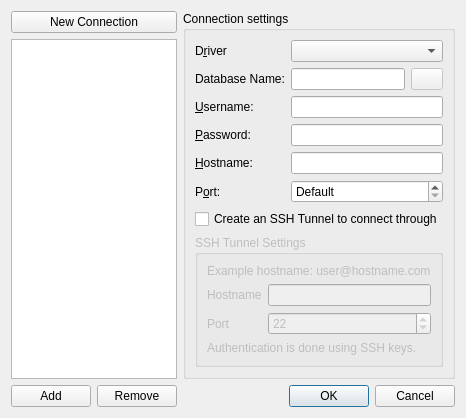
<?xml version="1.0" encoding="UTF-8"?>
<ui version="4.0">
 <class>OpenConnectionDialog</class>
 <widget class="QDialog" name="OpenConnectionDialog">
  <property name="geometry">
   <rect>
    <x>0</x>
    <y>0</y>
    <width>453</width>
    <height>282</height>
   </rect>
  </property>
  <property name="sizePolicy">
   <sizepolicy hsizetype="Preferred" vsizetype="Preferred">
    <horstretch>0</horstretch>
    <verstretch>0</verstretch>
   </sizepolicy>
  </property>
  <property name="windowTitle">
   <string>Connect to Database</string>
  </property>
  <layout class="QGridLayout" name="gridLayout_2">
   <item row="0" column="0" colspan="2">
    <widget class="QPushButton" name="newConnectionButton">
     <property name="text">
      <string>New Connection</string>
     </property>
     <property name="icon">
      <iconset theme="document-new">
       <normaloff/>
      </iconset>
     </property>
    </widget>
   </item>
   <item row="0" column="2" rowspan="2">
    <widget class="QGroupBox" name="connGroupBox">
     <property name="title">
      <string>Connection settings</string>
     </property>
     <layout class="QGridLayout" name="gridLayout_3">
      <item row="0" column="0">
       <widget class="QLabel" name="textLabel2">
        <property name="text">
         <string>D&amp;river</string>
        </property>
        <property name="buddy">
         <cstring>driverCombo</cstring>
        </property>
       </widget>
      </item>
      <item row="0" column="1">
       <widget class="QComboBox" name="driverCombo"/>
      </item>
      <item row="1" column="0">
       <widget class="QLabel" name="textLabel3">
        <property name="text">
         <string>Database Name:</string>
        </property>
        <property name="buddy">
         <cstring>databaseEdit</cstring>
        </property>
       </widget>
      </item>
      <item row="1" column="1">
       <layout class="QHBoxLayout" name="horizontalLayout">
        <item>
         <widget class="QLineEdit" name="databaseEdit"/>
        </item>
        <item>
         <widget class="QPushButton" name="fileButton">
          <property name="enabled">
           <bool>false</bool>
          </property>
          <property name="maximumSize">
           <size>
            <width>32</width>
            <height>16777215</height>
           </size>
          </property>
          <property name="text">
           <string/>
          </property>
          <property name="icon">
           <iconset theme="folder">
            <normaloff/>
           </iconset>
          </property>
         </widget>
        </item>
       </layout>
      </item>
      <item row="2" column="0">
       <widget class="QLabel" name="textLabel4">
        <property name="text">
         <string>&amp;Username:</string>
        </property>
        <property name="buddy">
         <cstring>usernameEdit</cstring>
        </property>
       </widget>
      </item>
      <item row="2" column="1">
       <widget class="QLineEdit" name="usernameEdit"/>
      </item>
      <item row="3" column="0">
       <widget class="QLabel" name="textLabel4_2">
        <property name="text">
         <string>&amp;Password:</string>
        </property>
        <property name="buddy">
         <cstring>passwordEdit</cstring>
        </property>
       </widget>
      </item>
      <item row="3" column="1">
       <widget class="QLineEdit" name="passwordEdit">
        <property name="echoMode">
         <enum>QLineEdit::Password</enum>
        </property>
       </widget>
      </item>
      <item row="4" column="0">
       <widget class="QLabel" name="textLabel5">
        <property name="text">
         <string>&amp;Hostname:</string>
        </property>
        <property name="buddy">
         <cstring>hostnameEdit</cstring>
        </property>
       </widget>
      </item>
      <item row="4" column="1">
       <widget class="QLineEdit" name="hostnameEdit"/>
      </item>
      <item row="5" column="0">
       <widget class="QLabel" name="textLabel5_2">
        <property name="text">
         <string>P&amp;ort:</string>
        </property>
        <property name="buddy">
         <cstring>portSpinBox</cstring>
        </property>
       </widget>
      </item>
      <item row="5" column="1">
       <widget class="QSpinBox" name="portSpinBox">
        <property name="specialValueText">
         <string>Default</string>
        </property>
        <property name="minimum">
         <number>-1</number>
        </property>
        <property name="maximum">
         <number>65535</number>
        </property>
        <property name="value">
         <number>-1</number>
        </property>
       </widget>
      </item>
      <item row="6" column="0" colspan="2">
       <widget class="QCheckBox" name="sshTunnelCheckBox">
        <property name="text">
         <string>Create an SSH Tunnel to connect through</string>
        </property>
       </widget>
      </item>
      <item row="7" column="0" colspan="2">
       <widget class="QGroupBox" name="sshGroupBox">
        <property name="enabled">
         <bool>false</bool>
        </property>
        <property name="visible">
         <bool>false</bool>
        </property>
        <property name="title">
         <string>SSH Tunnel Settings</string>
        </property>
        <layout class="QGridLayout" name="gridLayout">
         <item row="0" column="0" colspan="2">
          <widget class="QLabel" name="label_3">
           <property name="text">
            <string>Example hostname: user@hostname.com</string>
           </property>
          </widget>
         </item>
         <item row="1" column="0">
          <widget class="QLabel" name="label">
           <property name="text">
            <string>Hostname</string>
           </property>
          </widget>
         </item>
         <item row="1" column="1">
          <widget class="QLineEdit" name="sshHostnameEdit"/>
         </item>
         <item row="2" column="0">
          <widget class="QLabel" name="label_4">
           <property name="text">
            <string>Port</string>
           </property>
          </widget>
         </item>
         <item row="2" column="1">
          <widget class="QSpinBox" name="sshPortSpinBox">
           <property name="specialValueText">
            <string>Default</string>
           </property>
           <property name="minimum">
            <number>-1</number>
           </property>
           <property name="maximum">
            <number>65535</number>
           </property>
           <property name="value">
            <number>22</number>
           </property>
          </widget>
         </item>
         <item row="3" column="0" colspan="2">
          <widget class="QLabel" name="label_2">
           <property name="text">
            <string>Authentication is done using SSH keys.</string>
           </property>
          </widget>
         </item>
        </layout>
       </widget>
      </item>
     </layout>
    </widget>
   </item>
   <item row="1" column="0" colspan="2">
    <widget class="QListWidget" name="connectionsListWidget">
     <property name="maximumSize">
      <size>
       <width>175</width>
       <height>16777215</height>
      </size>
     </property>
    </widget>
   </item>
   <item row="2" column="0">
    <widget class="QPushButton" name="addButton">
     <property name="text">
      <string>Add</string>
     </property>
     <property name="icon">
      <iconset theme="add">
       <normaloff/>
      </iconset>
     </property>
    </widget>
   </item>
   <item row="2" column="1">
    <widget class="QPushButton" name="removeButton">
     <property name="text">
      <string>Remove</string>
     </property>
     <property name="icon">
      <iconset theme="remove">
       <normaloff/>
      </iconset>
     </property>
    </widget>
   </item>
   <item row="2" column="2">
    <widget class="QDialogButtonBox" name="buttonBox">
     <property name="standardButtons">
      <set>QDialogButtonBox::Cancel|QDialogButtonBox::Ok</set>
     </property>
    </widget>
   </item>
  </layout>
 </widget>
 <tabstops>
  <tabstop>driverCombo</tabstop>
  <tabstop>databaseEdit</tabstop>
  <tabstop>usernameEdit</tabstop>
  <tabstop>passwordEdit</tabstop>
  <tabstop>hostnameEdit</tabstop>
  <tabstop>portSpinBox</tabstop>
  <tabstop>fileButton</tabstop>
  <tabstop>newConnectionButton</tabstop>
  <tabstop>connectionsListWidget</tabstop>
  <tabstop>addButton</tabstop>
  <tabstop>removeButton</tabstop>
  <tabstop>buttonBox</tabstop>
 </tabstops>
 <resources/>
 <connections>
  <connection>
   <sender>buttonBox</sender>
   <signal>accepted()</signal>
   <receiver>OpenConnectionDialog</receiver>
   <slot>accept()</slot>
   <hints>
    <hint type="sourcelabel">
     <x>327</x>
     <y>231</y>
    </hint>
    <hint type="destinationlabel">
     <x>236</x>
     <y>125</y>
    </hint>
   </hints>
  </connection>
  <connection>
   <sender>buttonBox</sender>
   <signal>rejected()</signal>
   <receiver>OpenConnectionDialog</receiver>
   <slot>reject()</slot>
   <hints>
    <hint type="sourcelabel">
     <x>327</x>
     <y>231</y>
    </hint>
    <hint type="destinationlabel">
     <x>236</x>
     <y>125</y>
    </hint>
   </hints>
  </connection>
 </connections>
</ui>
